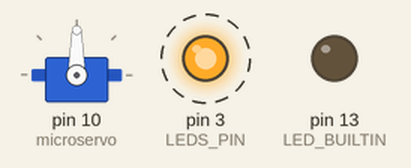
Simulated run of this sketch. Board: Arduino Nano, built with avr-gcc and run on an emulated ATmega328P. Shown: servo, output pins drawn as LEDs (lit = HIGH). Dashed ring = blinking.

Above: at 0.05 s.
At 6.05 s:
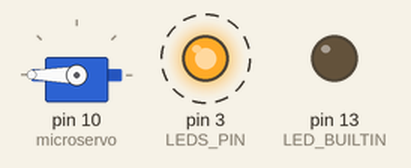
At 10.95 s:
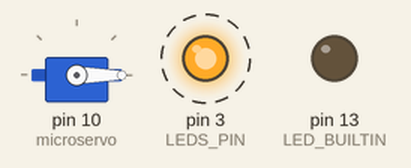
Timing chart, 0 to 15.6 s (numbered marks = the images above):
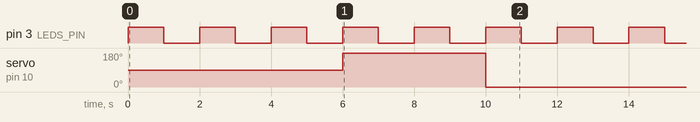

The sketch:

sketch_mar27a.ino
```cpp
#include <Servo.h>
Servo microservo;
#define LEDS_PIN 3

void setup() {
  // put your setup code here, to run once:
  pinMode(LED_BUILTIN, OUTPUT);
  pinMode(LEDS_PIN, OUTPUT);  // for a 5v nano - both LEDs in series on pin 3
  microservo.attach(10);
}

void loop() {
  // put your main code here, to run repeatedly:

  for (int i = 0; i < 6; i++) {  // 6 loops, each takes 2 seconds
    // Turn the LED on
    digitalWrite(LEDS_PIN, HIGH);
    if (i == 3) {
      microservo.write(270);
    }
    else if (i == 5) {
      microservo.write(0);
    }

    // Wait for 1 second
    delay(1000);

    // Turn the LED off
    digitalWrite(LEDS_PIN, LOW);

    // Wait for 1 second
    delay(1000);
  }
}
```

Measured:
- by itself, pin 3 (LEDS_PIN): alternates HIGH for 1.0 s and LOW for 1.0 s
- by itself, servo on pin 10 (microservo): alternates 180° for 4.0 s and 0° for 8.0 s
